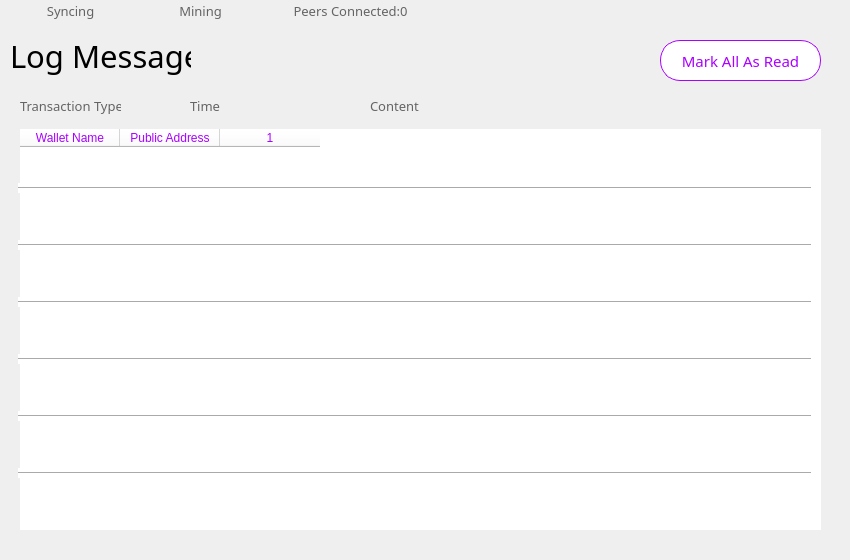
   <widget class="QWidget" name="p3">
    <widget class="QLabel" name="label_18">
     <property name="geometry">
      <rect>
       <x>10</x>
       <y>30</y>
       <width>181</width>
       <height>51</height>
      </rect>
     </property>
     <property name="font">
      <font>
       <family>等线</family>
       <pointsize>23</pointsize>
      </font>
     </property>
     <property name="text">
      <string>Log Message</string>
     </property>
    </widget>
    <widget class="QToolButton" name="toolButton_36">
     <property name="geometry">
      <rect>
       <x>270</x>
       <y>0</y>
       <width>151</width>
       <height>21</height>
      </rect>
     </property>
     <property name="font">
      <font>
       <family>微软雅黑 Light</family>
       <pointsize>10</pointsize>
      </font>
     </property>
     <property name="styleSheet">
      <string notr="true">border:0px;
color: rgb(100, 100, 100);</string>
     </property>
     <property name="text">
      <string>   Peers Connected:0</string>
     </property>
     <property name="icon">
      <iconset>
       <normaloff>pic/tubiaoer.png</normaloff>pic/tubiaoer.png</iconset>
     </property>
     <property name="toolButtonStyle">
      <enum>Qt::ToolButtonTextBesideIcon</enum>
     </property>
    </widget>
    <widget class="QToolButton" name="toolButton_37">
     <property name="geometry">
      <rect>
       <x>0</x>
       <y>0</y>
       <width>131</width>
       <height>21</height>
      </rect>
     </property>
     <property name="font">
      <font>
       <family>微软雅黑 Light</family>
       <pointsize>10</pointsize>
      </font>
     </property>
     <property name="styleSheet">
      <string notr="true">border:0px;
color: rgb(100, 100, 100);</string>
     </property>
     <property name="text">
      <string>   Syncing</string>
     </property>
     <property name="icon">
      <iconset>
       <normaloff>pic/grayqukuai.png</normaloff>pic/grayqukuai.png</iconset>
     </property>
     <property name="toolButtonStyle">
      <enum>Qt::ToolButtonTextBesideIcon</enum>
     </property>
    </widget>
    <widget class="QToolButton" name="toolButton_38">
     <property name="geometry">
      <rect>
       <x>130</x>
       <y>0</y>
       <width>131</width>
       <height>21</height>
      </rect>
     </property>
     <property name="font">
      <font>
       <family>微软雅黑 Light</family>
       <pointsize>10</pointsize>
      </font>
     </property>
     <property name="styleSheet">
      <string notr="true">border:0px;
color: rgb(100, 100, 100);</string>
     </property>
     <property name="text">
      <string>   Mining</string>
     </property>
     <property name="icon">
      <iconset>
       <normaloff>pic/graymining.png</normaloff>pic/graymining.png</iconset>
     </property>
     <property name="toolButtonStyle">
      <enum>Qt::ToolButtonTextBesideIcon</enum>
     </property>
    </widget>
    <widget class="QPushButton" name="pushButton_37">
     <property name="geometry">
      <rect>
       <x>660</x>
       <y>40</y>
       <width>161</width>
       <height>41</height>
      </rect>
     </property>
     <property name="font">
      <font>
       <family>微软雅黑 Light</family>
       <pointsize>11</pointsize>
      </font>
     </property>
     <property name="cursor">
      <cursorShape>PointingHandCursor</cursorShape>
     </property>
     <property name="focusPolicy">
      <enum>Qt::NoFocus</enum>
     </property>
     <property name="styleSheet">
      <string notr="true">border-width: 1px;

border-color: rgb(170, 0, 255);
background-color: rgb(255, 255, 255);
color: rgb(170, 0, 255);
border-radius:20px;
border-style:solid; 
</string>
     </property>
     <property name="text">
      <string>Mark All As Read</string>
     </property>
     <property name="flat">
      <bool>true</bool>
     </property>
    </widget>
    <widget class="QLabel" name="label_56">
     <property name="geometry">
      <rect>
       <x>190</x>
       <y>90</y>
       <width>91</width>
       <height>31</height>
      </rect>
     </property>
     <property name="font">
      <font>
       <family>等线</family>
       <pointsize>10</pointsize>
      </font>
     </property>
     <property name="styleSheet">
      <string notr="true">color: rgb(100, 100, 100);</string>
     </property>
     <property name="text">
      <string>Time</string>
     </property>
    </widget>
    <widget class="QLabel" name="label_57">
     <property name="geometry">
      <rect>
       <x>20</x>
       <y>90</y>
       <width>101</width>
       <height>31</height>
      </rect>
     </property>
     <property name="font">
      <font>
       <family>等线</family>
       <pointsize>10</pointsize>
      </font>
     </property>
     <property name="styleSheet">
      <string notr="true">color: rgb(100, 100, 100);</string>
     </property>
     <property name="text">
      <string>Transaction Type</string>
     </property>
    </widget>
    <widget class="QLabel" name="label_58">
     <property name="geometry">
      <rect>
       <x>370</x>
       <y>90</y>
       <width>91</width>
       <height>31</height>
      </rect>
     </property>
     <property name="font">
      <font>
       <family>等线</family>
       <pointsize>10</pointsize>
      </font>
     </property>
     <property name="styleSheet">
      <string notr="true">color: rgb(100, 100, 100);</string>
     </property>
     <property name="text">
      <string>Content</string>
     </property>
    </widget>
    <widget class="QLabel" name="label_24">
     <property name="geometry">
      <rect>
       <x>0</x>
       <y>120</y>
       <width>841</width>
       <height>431</height>
      </rect>
     </property>
     <property name="text">
      <string/>
     </property>
     <property name="pixmap">
      <pixmap>pic/chart.png</pixmap>
     </property>
     <property name="scaledContents">
      <bool>true</bool>
     </property>
    </widget>
    <widget class="Line" name="line_32">
     <property name="geometry">
      <rect>
       <x>18</x>
       <y>468</y>
       <width>793</width>
       <height>10</height>
      </rect>
     </property>
     <property name="styleSheet">
      <string notr="true">background-color: rgb(255, 255, 255);</string>
     </property>
     <property name="orientation">
      <enum>Qt::Horizontal</enum>
     </property>
    </widget>
    <widget class="QTableWidget" name="LogMessage">
     <property name="geometry">
      <rect>
       <x>20</x>
       <y>129</y>
       <width>801</width>
       <height>401</height>
      </rect>
     </property>
     <property name="styleSheet">
      <string notr="true">border:0px;
background-color: rgb(255, 255, 255);
color: rgb(170, 0, 255);</string>
     </property>
     <column>
      <property name="text">
       <string>Wallet Name</string>
      </property>
     </column>
     <column>
      <property name="text">
       <string>Public Address</string>
      </property>
     </column>
     <column>
      <property name="text">
       <string>1</string>
      </property>
     </column>
    </widget>
    <widget class="Line" name="line_34">
     <property name="geometry">
      <rect>
       <x>18</x>
       <y>411</y>
       <width>793</width>
       <height>10</height>
      </rect>
     </property>
     <property name="styleSheet">
      <string notr="true">background-color: rgb(255, 255, 255);</string>
     </property>
     <property name="orientation">
      <enum>Qt::Horizontal</enum>
     </property>
    </widget>
    <widget class="Line" name="line_30">
     <property name="geometry">
      <rect>
       <x>18</x>
       <y>183</y>
       <width>793</width>
       <height>10</height>
      </rect>
     </property>
     <property name="styleSheet">
      <string notr="true">background-color: rgb(255, 255, 255);</string>
     </property>
     <property name="orientation">
      <enum>Qt::Horizontal</enum>
     </property>
    </widget>
    <widget class="Line" name="line_31">
     <property name="geometry">
      <rect>
       <x>18</x>
       <y>297</y>
       <width>793</width>
       <height>10</height>
      </rect>
     </property>
     <property name="styleSheet">
      <string notr="true">background-color: rgb(255, 255, 255);</string>
     </property>
     <property name="orientation">
      <enum>Qt::Horizontal</enum>
     </property>
    </widget>
    <widget class="Line" name="line_29">
     <property name="geometry">
      <rect>
       <x>18</x>
       <y>354</y>
       <width>793</width>
       <height>10</height>
      </rect>
     </property>
     <property name="styleSheet">
      <string notr="true">background-color: rgb(255, 255, 255);</string>
     </property>
     <property name="orientation">
      <enum>Qt::Horizontal</enum>
     </property>
    </widget>
    <widget class="Line" name="line_33">
     <property name="geometry">
      <rect>
       <x>18</x>
       <y>240</y>
       <width>793</width>
       <height>10</height>
      </rect>
     </property>
     <property name="styleSheet">
      <string notr="true">background-color: rgb(255, 255, 255);</string>
     </property>
     <property name="orientation">
      <enum>Qt::Horizontal</enum>
     </property>
    </widget>
    <zorder>label_18</zorder>
    <zorder>toolButton_36</zorder>
    <zorder>toolButton_37</zorder>
    <zorder>toolButton_38</zorder>
    <zorder>pushButton_37</zorder>
    <zorder>label_56</zorder>
    <zorder>label_57</zorder>
    <zorder>label_58</zorder>
    <zorder>label_24</zorder>
    <zorder>LogMessage</zorder>
    <zorder>line_34</zorder>
    <zorder>line_30</zorder>
    <zorder>line_31</zorder>
    <zorder>line_29</zorder>
    <zorder>line_33</zorder>
    <zorder>line_32</zorder>
   </widget>
